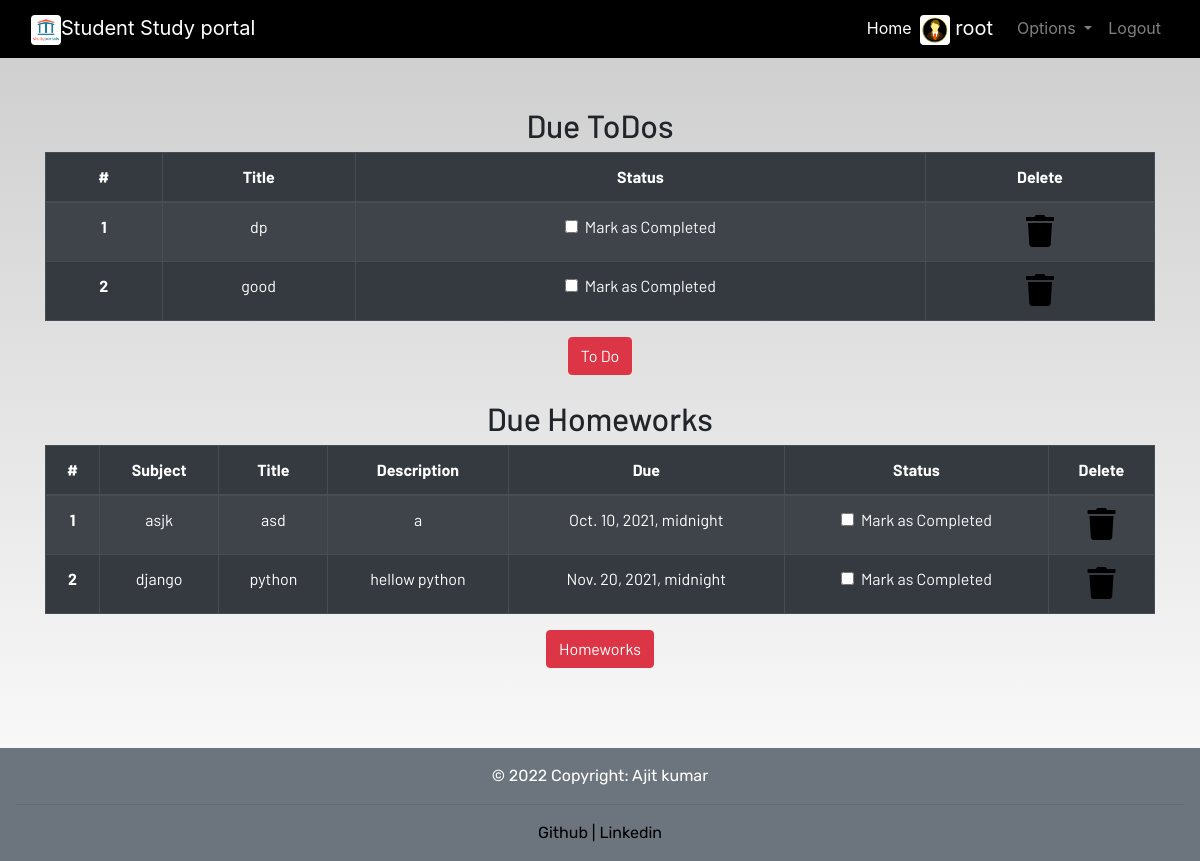
/profile/ (signed in), run on the app's committed database.
### dashboard/models.py (models this page shows, shortened)
class Todo(models.Model):
    user = models.ForeignKey(User,on_delete=models.CASCADE)
    title = models.CharField(max_length=100)
    is_finished = models.BooleanField(default = False)

class Homework(models.Model):
    user = models.ForeignKey(User,on_delete=models.CASCADE)
    subject = models.CharField(max_length=50)
    title = models.CharField(max_length= 100)
    description = models.TextField()
    due = models.DateTimeField()
    is_finished = models.BooleanField(default= False)

### dashboard/views.py (the view)
# urls.py: path('profile/',dash_views.profile,name = 'profile'),
@login_required
def profile(request):
    homeworks = Homework.objects.filter(is_finished= False, user = request.user)
    todos = Todo.objects.filter(is_finished= False, user = request.user)
    if len(homeworks)== 0:
        homework_done = True
    else:
        homework_done = False
    if len(todos)== 0:
        todo_done = True
    else:
        todo_done = False
    return render(request,"dashboard/profile.html",{'homeworks':homeworks,
    'todos':todos,
    'homework_done':homework_done,
    'todo_done':todo_done})

### dashboard/templates/dashboard/profile.html
{% extends 'dashboard/base.html' %} {% load static %} {% load crispy_forms_tags%} {% block content %}
<section class="text-center">
    <div class="container">
        {% if not todo_done %}
        <h2>Due ToDos</h2>
        <table class="table table-striped table-bordered table-hover table-dark">
            <thead>
                <tr>
                    <th scope="col">#</th>
                    <th scope="col">Title</th>
                    <th scope="col">Status</th>
                    <th scope="col">Delete</th>
                </tr>
            </thead>
            <tbody>
                {% for todo in todos %}
                <tr>
                    <th scope="row">{{forloop.counter}}</th>
                    <td>{{todo.title}}</td>
                    <td>
                        <a href="{% url 'update-todo' todo.id %}">
                            <div class="form-check">
                                {% if todo.is_finished == True %}
                                <input class="form-check-input" type="checkbox" value="" checked> {% else %}
                                <input class="form-check-input" type="checkbox" value=""> {% endif %}
                                <label class="form-check-label text-light" for="flexCheckDefault">
                                    Mark as Completed
                                </label>
                            </div>
                        </a>
                    </td>
                    <td><a href="{% url 'delete-todo' todo.id %}"><i class="fa fa-trash fa-2x"></i></a></td>
                </tr>
                {% endfor %}
            </tbody>
        </table>
        {% else %}
        <h3>All To dos are completed!!!!</h3>
        {% endif %}
        <a href="{% url 'todo' %}" class="btn btn-danger">To Do</a>
        <br><br> {% if not homework_done %}
        <h2>Due Homeworks</h2>
        <table class="table table-striped table-bordered table-hover table-dark">
            <thead>
                <tr>
                    <th scope="col">#</th>
                    <th scope="col">Subject</th>
                    <th scope="col">Title</th>
                    <th scope="col">Description</th>
                    <th scope="col">Due</th>
                    <th scope="col">Status</th>
                    <th scope="col">Delete</th>
                </tr>
            </thead>
            <tbody>
                {% for homework in homeworks %}
                <tr>
                    <th scope="row">{{forloop.counter}}</th>
                    <td>{{homework.subject}}</td>
                    <td>{{homework.title}}</td>
                    <td>{{homework.description}}</td>
                    <td>{{homework.due}}</td>
                    <td>
                        <a href="{% url 'update-homework' homework.id %}">
                            <div class="form-check">
                                {% if homework.is_finished == True %}
                                <input class="form-check-input" type="checkbox" value="" checked> {% else %}
                                <input class="form-check-input" type="checkbox" value=""> {% endif %}
                                <label class="form-check-label text-light" for="flexCheckDefault">
                                    Mark as Completed
                                </label>
                            </div>
                        </a>
                    </td>
                    <td><a href="{% url 'delete-homework' homework.id %}"><i class="fa fa-trash fa-2x"></i></a></td>
                </tr>
                {% endfor %}
            </tbody>
        </table>
        {% else %}
        <h3>All To homeworks are completed!!!!</h3>
        {% endif %}
        <a href="{% url 'homework' %}" class="btn btn-danger">Homeworks</a>
    </div>
</section>
{% endblock content %}

### dashboard/templates/dashboard/base.html (shortened to what this page needs)
<!DOCTYPE html> {% load static %}
<html lang="en">
<head>
    <link rel="stylesheet" href="https://stackpath.bootstrapcdn.com/bootstrap/4.3.1/css/bootstrap.min.css">
    <link rel="stylesheet" href="https://use.fontawesome.com/releases/v5.7.2/css/all.css" />
    <link rel="stylesheet" href="{% static 'css/main.css' %}" />
</head>
<body>
    <header>
        <nav class="navbar navbar-expand-lg navbar-dark bg-dark">
            <div class="container-fluid">
                <a class="navbar-brand" href="{% url 'home' %}">
                    <img src="/static/images/studyportal.png" width="30" height="30" alt="logo" , class="rounded">Student Study portal</a>
                <div class="collapse navbar-collapse justify-content-end" id="navbarSupportedContent">
                    <ul class="navbar-nav mb-2 mb-lg-0">
                        <li class="nav-item">
                            <a class="nav-link active" aria-current="page" href="/home">Home</a>
                        </li>
                        {% if user.is_authenticated %}
                        <li class="nav-item">
                            <a class="navbar-brand" href="{% url 'profile' %}">
                                <img src="/static/images/profile.png" width="30" height="30" alt="logo" , class="rounded"> {{ user.get_username }}
                            </a>
                        </li>
                        <li class="nav-item dropdown">
                            <a class="nav-link dropdown-toggle" href="#" id="navbarDropdown" role="button" data-toggle="dropdown" aria-haspopup="true" aria-expanded="false">
                Options
              </a>
                        </li>
                        <li class="nav-item">
                            <a class="nav-link" href="{% url 'logout' %}">Logout</a>
                        </li>
                        {% endif %}
                    </ul>
                </div>
            </div>
        </nav>
    </header>
    <br /><br />
    <main>
         {% block content %} {% endblock content %}
    </main>
</body>
<footer class="footer">
    <div class="text-center p-3  bg-secondary text-white" style="background-color: rgba(0, 0, 0, 0.2);">
        © 2022 Copyright: Ajit kumar
        <hr>
        <a href="https://github.com/ajit202120044?tab=repositories">Github</a>
        <a href="https://www.linkedin.com/in/ajit-kumar-11773819a/"> |
        Linkedin</a>
    </div>
</footer>
</html>

### static/css/main.css (style rules this page uses)
html { scroll-behavior: smooth; height: 100%; width: 100%; }
main { font-family: Barlow, Quicksand, Rubik, sans-serif, serif, 'Times New Roman', Times, serif !important; }
footer { font-family: Rubik, sans-serif, serif, 'Times New Roman', Times, serif; }
.navbar { background-color: rgb(0, 0, 0) !important; }
a { text-decoration: none !important; color: black; }
html, body { max-width: 100%; overflow-x: hidden; height: 100%; width: 100%; }
body { background: linear-gradient(rgba(0, 0, 0, 0.2), rgba(255, 255, 255, 0.5)); overflow-x: hidden; background-repeat: no-repeat; }
.fa { color: black; }

### dashboard/templates/dashboard/base.html (style rules this page uses)
body { display: flex; flex-direction: column; height: 100vh; }
.footer { margin-top: auto; display: inline-block; padding-top: 5rem; }

### data on the page
Todo: title "dp"
Todo: title "good"
Homework: subject "asjk", title "asd", description "a", due "Oct. 10, 2021, midnight"
Homework: subject "django", title "python", description "hellow python", due "Nov. 20, 2021, midnight"

### other printed values
{{ user.get_username }} "root"
